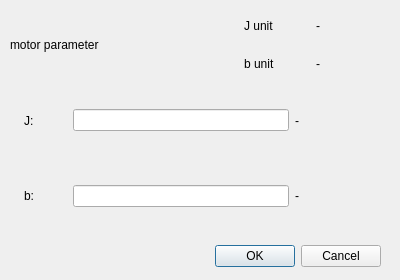
<?xml version="1.0" encoding="UTF-8"?>
<ui version="4.0">
 <class>motor_setting_dialog</class>
 <widget class="QDialog" name="motor_setting_dialog">
  <property name="geometry">
   <rect>
    <x>0</x>
    <y>0</y>
    <width>400</width>
    <height>280</height>
   </rect>
  </property>
  <property name="windowTitle">
   <string>Setting</string>
  </property>
  <widget class="QDialogButtonBox" name="buttonBox">
   <property name="geometry">
    <rect>
     <x>40</x>
     <y>240</y>
     <width>341</width>
     <height>32</height>
    </rect>
   </property>
   <property name="orientation">
    <enum>Qt::Horizontal</enum>
   </property>
   <property name="standardButtons">
    <set>QDialogButtonBox::Cancel|QDialogButtonBox::Ok</set>
   </property>
   <property name="centerButtons">
    <bool>false</bool>
   </property>
  </widget>
  <widget class="QWidget" name="verticalLayoutWidget">
   <property name="geometry">
    <rect>
     <x>10</x>
     <y>10</y>
     <width>371</width>
     <height>221</height>
    </rect>
   </property>
   <layout class="QVBoxLayout" name="verticalLayout">
    <item>
     <layout class="QHBoxLayout" name="horizontalLayout" stretch="5,3">
      <item>
       <widget class="QLabel" name="label">
        <property name="text">
         <string>motor parameter</string>
        </property>
       </widget>
      </item>
      <item>
       <layout class="QVBoxLayout" name="verticalLayout_2">
        <item>
         <layout class="QHBoxLayout" name="horizontalLayout_4">
          <item>
           <widget class="QLabel" name="label_2">
            <property name="text">
             <string>J unit</string>
            </property>
           </widget>
          </item>
          <item>
           <widget class="QLabel" name="j_unit_label">
            <property name="text">
             <string>-</string>
            </property>
           </widget>
          </item>
         </layout>
        </item>
        <item>
         <layout class="QHBoxLayout" name="horizontalLayout_5">
          <item>
           <widget class="QLabel" name="label_3">
            <property name="text">
             <string>b unit</string>
            </property>
           </widget>
          </item>
          <item>
           <widget class="QLabel" name="b_unit_label">
            <property name="text">
             <string>-</string>
            </property>
           </widget>
          </item>
         </layout>
        </item>
       </layout>
      </item>
     </layout>
    </item>
    <item>
     <layout class="QHBoxLayout" name="horizontalLayout_2" stretch="1,5,2">
      <property name="leftMargin">
       <number>14</number>
      </property>
      <item>
       <widget class="QLabel" name="label_4">
        <property name="text">
         <string>J: </string>
        </property>
       </widget>
      </item>
      <item>
       <widget class="QLineEdit" name="j_lineEdit"/>
      </item>
      <item>
       <widget class="QLabel" name="j_current_value_label">
        <property name="text">
         <string>-</string>
        </property>
       </widget>
      </item>
     </layout>
    </item>
    <item>
     <layout class="QHBoxLayout" name="horizontalLayout_3" stretch="1,5,2">
      <property name="leftMargin">
       <number>14</number>
      </property>
      <item>
       <widget class="QLabel" name="label_5">
        <property name="text">
         <string>b: </string>
        </property>
       </widget>
      </item>
      <item>
       <widget class="QLineEdit" name="b_lineEdit"/>
      </item>
      <item>
       <widget class="QLabel" name="b_current_value_label">
        <property name="text">
         <string>-</string>
        </property>
       </widget>
      </item>
     </layout>
    </item>
   </layout>
  </widget>
 </widget>
 <resources/>
 <connections/>
</ui>
